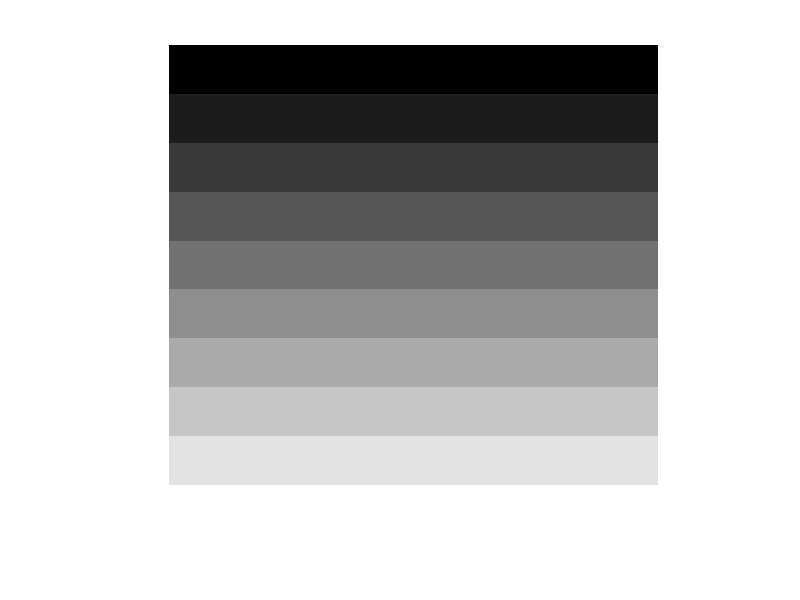

Recreate this plot in MATLAB. (Note: this script raises an error after producing the figure.)
##Creating a Ramp image
##sasidhar
##BT18ECE008
pkg load image
m=[0:9];

##Creating a matrix 0 to 9

Z=ones(1,10);
in=m'*Z;
##mutiply transpose of m with row matrix having 10 times intensity
figure(1)
imshow(in,[])
##we first read the image whose operation is to performed
z=imread('download.JPG');
figure(2)
image(z);
title('The Orignal Image');

#conversion of image to rgb to gray

J =rgb2gray(z);
figure(3)
imshow(J);
title('RGB2Grey Image');
##convert image to its matrix form and rotate image
J1=J';
figure(4)
imshow(J1);
##getting the pixel value
pixel_value=z(2,2);
sprintf('The value of the pixel is %d',pixel_value);

rgb=z(2,15,:); ##this commond will return rgb color value of the pixel 2,15
R=rgb(:,:,1); ##to see the value of red color
G=rgb(:,:,2);##to see the value of green color
B=rgb(:,:,3);##to see the value of blue color


## To find the size of image

Size=size(z);

## To determine the details of image

imf=imfinfo('download.JPG'); ## Detail of The photo